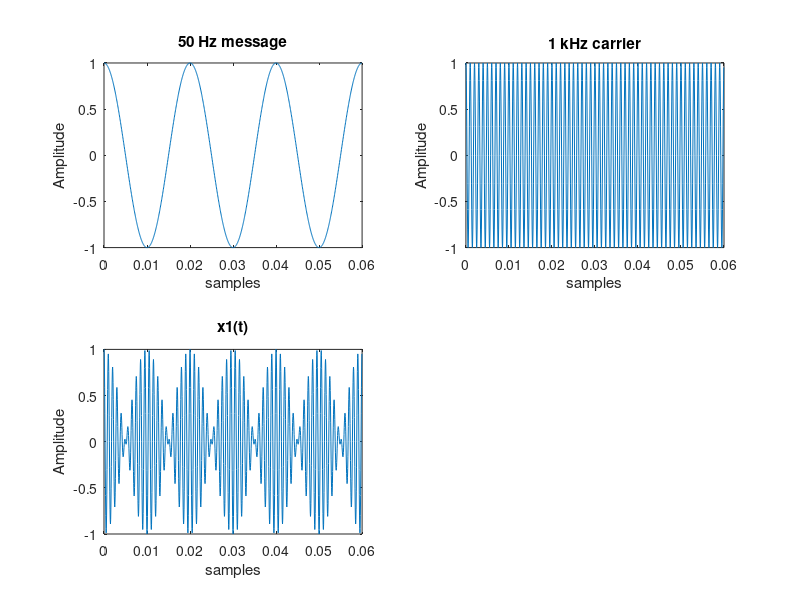
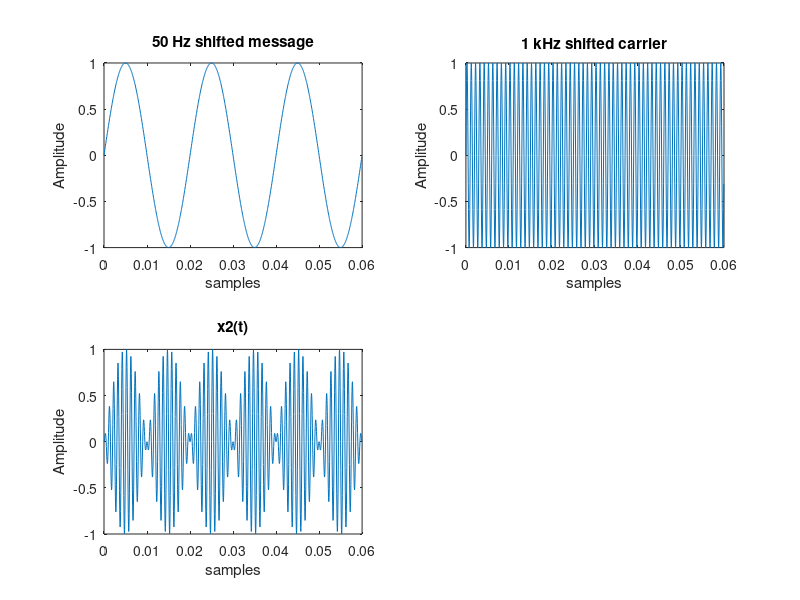
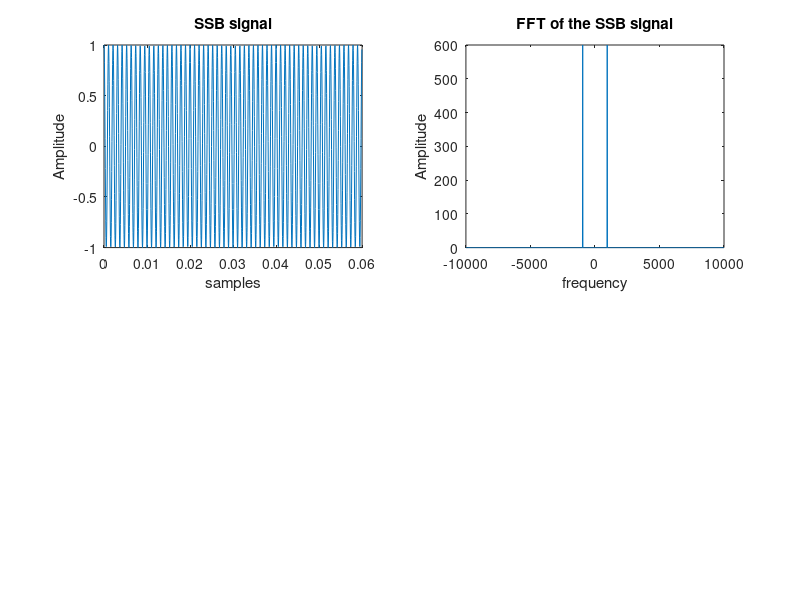

The MATLAB source for these figures, in order:
clear;
close all;
clc;

f = 50; % message frequency
T = 1/f;
fs = 20000; % sampling frequency
Ts = 1/fs;
t = 0:Ts:3*T-Ts;
m1 = cos(2*pi*f*t); % message
figure;subplot(2,2,1);plot(t,m1);
xlabel("samples");
ylabel("Amplitude");
title('50 Hz message');

fc = 1000; % carrier frequency
y1 = cos(2*pi*fc*t); % first carrier
subplot(2,2,2);plot(t,y1);
xlabel("samples");
ylabel("Amplitude");
title('1 kHz carrier');

x1 = y1.*m1; % first DSB - SC signal
subplot(2,2,3);plot(t,x1);
xlabel("samples");
ylabel("Amplitude");
title('x1(t)');

m2 = sin(2*pi*f*t); % 90 degree shifted message
figure;subplot(2,2,1);plot(t,m2);
xlabel("samples");
ylabel("Amplitude");
title('50 Hz shifted message');

y2 = sin(2*pi*fc*t); % second carrier
subplot(2,2,2);plot(t,y2);
xlabel("samples");
ylabel("Amplitude");
title('1 kHz shifted carrier');

x2 = y2.*m2; % second DSB - SC signal
subplot(2,2,3);plot(t,x2);
xlabel("samples");
ylabel("Amplitude");
title('x2(t)');

x = x1 + x2; % SSB signal
figure;subplot(2,2,1);plot(t,x);
xlabel("samples");
ylabel("Amplitude");
title('SSB signal');

Y = fft(x);
Y = fftshift(Y);
step = fs/length(Y);
n = -fs/2:step:fs/2-step;
subplot(2,2,2);plot(n,abs(Y));
xlabel("frequency");
ylabel("Amplitude");
title('FFT of the SSB signal');
